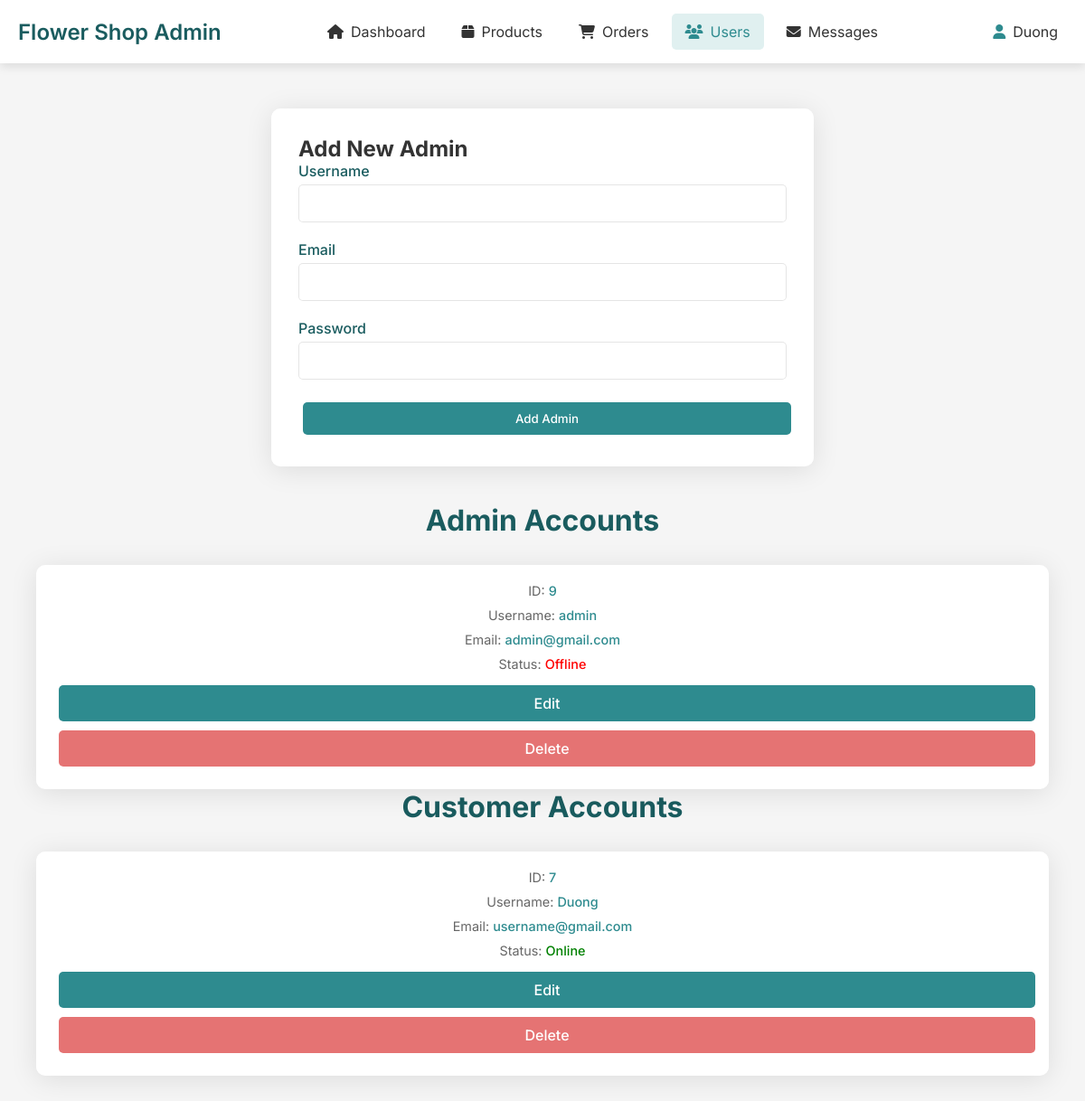
/admin_user.php (signed in), run on an earlier commit of the app's database.
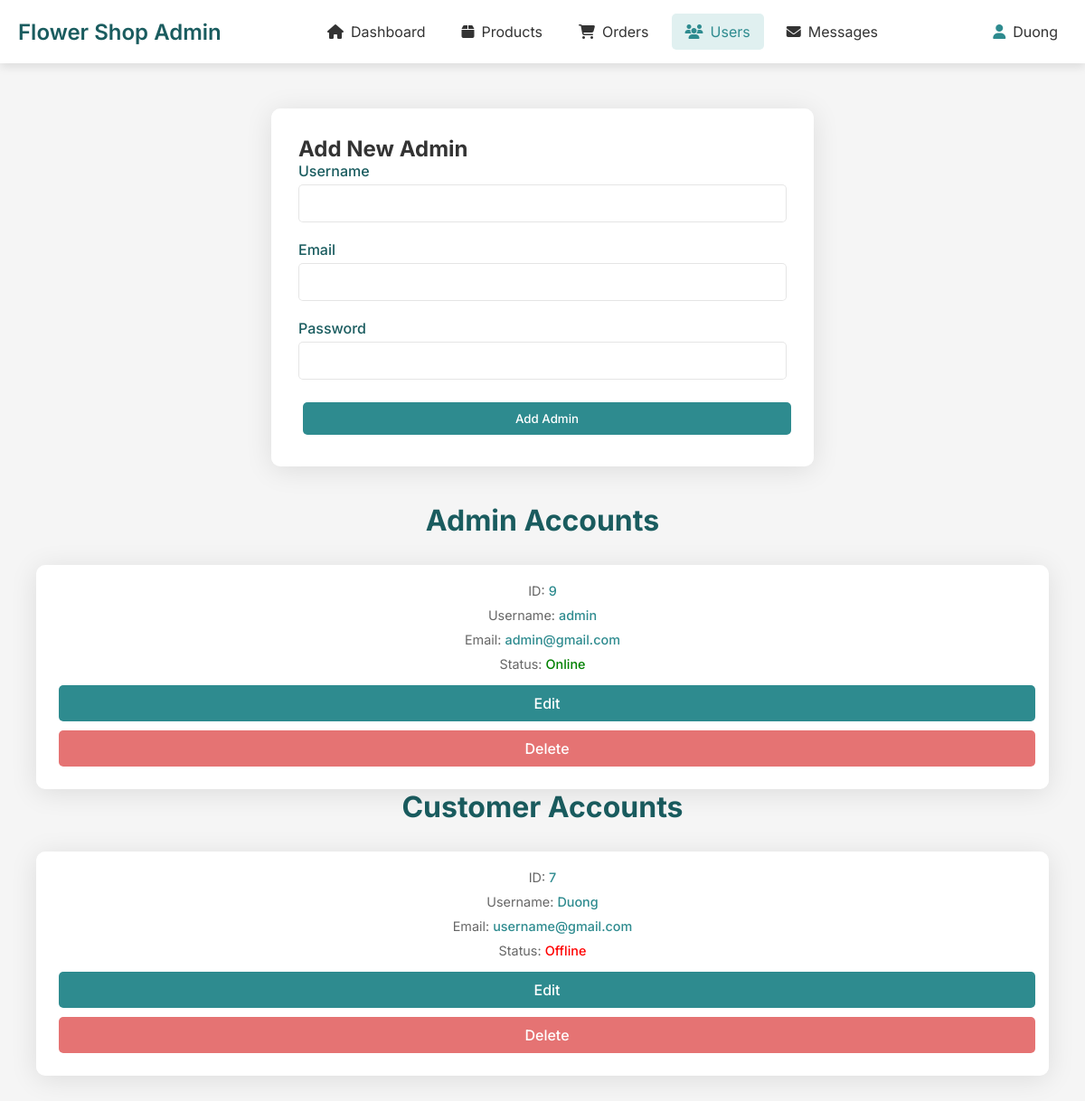
And on a later commit of the database.
### tables this page shows
CREATE TABLE `users` (
  `id` int(100) NOT NULL,
  `name` varchar(255) NOT NULL,
  `email` varchar(255) NOT NULL,
  `password` varchar(255) NOT NULL,
  `status` varchar(255) NOT NULL DEFAULT 'Offline',
  `user_type` varchar(255) NOT NULL DEFAULT 'user',
  `remeber_token` varchar(255) DEFAULT NULL
);

### admin_user.php (the view, shortened to what this page needs)
<?php
include 'connection.php';
?>
<!DOCTYPE html>
<html lang="en">
<head>
    <link rel="stylesheet" href="https://cdnjs.cloudflare.com/ajax/libs/font-awesome/6.4.2/css/all.min.css">
</head>
<body>
    <?php include 'admin_header.php'; ?>
    <div class="container">
        <main class="main-content">
            <section class="add-admin">
                <form method="post" action="">
                    <h1>Add New Admin</h1>
                    <div class="input-field">
                        <label>Username</label>
                        <input type="text" name="name" required>
                    </div>
                    <div class="input-field">
                        <label>Email</label>
                        <input type="email" name="email" required>
                    </div>
                    <div class="input-field">
                        <label>Password</label>
                        <input type="password" name="password" required>
                    </div>
                    <button type="submit" name="add_admin" class="btn">Add Admin</button>
                </form>
            </section>
            <section class="manage-user">
                <h1>Admin Accounts</h1>
                <div class="box-container">
                    <?php
                        function display_users($user_type) {
                            global $conn;
                            $stmt = $conn->prepare("SELECT * FROM users WHERE user_type = ?");
                            $stmt->bind_param("s", $user_type);
                            $stmt->execute();
                            $result = $stmt->get_result();
                            if ($result->num_rows > 0) {
                                while ($user = $result->fetch_assoc()) {
                    ?>
                    <div class="box">
                        <p>ID: <span><?php echo htmlspecialchars($user['id']); ?></span></p>
                        <p>Username: <span><?php echo htmlspecialchars($user['name']); ?></span></p>
                        <p>Email: <span><?php echo htmlspecialchars($user['email']); ?></span></p>
                        <p>Status: <span style="color: <?php echo $user['status'] === 'Online' ? 'green' : 'red'; ?>">
                            <?php echo htmlspecialchars(ucfirst($user['status'])); ?></span></p>
                        <a href="#" class="btn"
                           onclick="openEditModal(<?php echo htmlspecialchars($user['id']); ?>,
                           '<?php echo htmlspecialchars($user['name']); ?>',
                           '<?php echo htmlspecialchars($user['email']); ?>',
                           '<?php echo htmlspecialchars($user['status']); ?>',
                           '<?php echo htmlspecialchars($user['user_type']); ?>')">Edit</a>
                        <a href="?delete=<?php echo htmlspecialchars($user['id']); ?>"
                           class="btn delete"
                           onclick="return confirm('Delete this user?')">Delete</a>
                    </div>
                    <?php
                                }
                            }
                        }
                        display_users('admin');
                    ?>
                </div>
            </section>
            <section class="manage-user">
                <h1>Customer Accounts</h1>
                <div class="box-container">
                    <?php display_users('user'); ?>
                </div>
            </section>
        </main>
    </div>
</body>
</html>

### admin_header.php (shortened to what this page needs)
<!DOCTYPE html>
<html lang="en">
<head>
    <link rel="stylesheet" href="https://cdnjs.cloudflare.com/ajax/libs/font-awesome/6.4.2/css/all.min.css">
</head>
<body>
    <header class="header">
        <nav class="navbar">
            <a href="admin.php" class="logo">Flower Shop Admin</a>
            <div class="nav-links" id="nav-links">
                <a href="admin.php" <?php echo basename($_SERVER['PHP_SELF']) == 'admin.php' ? 'class="active"' : ''; ?>><i class="fas fa-home"></i> Dashboard</a>
                <a href="admin_product.php" <?php echo basename($_SERVER['PHP_SELF']) == 'admin_product.php' ? 'class="active"' : ''; ?>><i class="fas fa-box"></i> Products</a>
                <a href="admin_orders.php" <?php echo basename($_SERVER['PHP_SELF']) == 'admin_orders.php' ? 'class="active"' : ''; ?>><i class="fas fa-shopping-cart"></i> Orders</a>
                <a href="admin_user.php" <?php echo basename($_SERVER['PHP_SELF']) == 'admin_user.php' ? 'class="active"' : ''; ?>><i class="fas fa-users"></i> Users</a>
                <a href="admin_message.php" <?php echo basename($_SERVER['PHP_SELF']) == 'admin_message.php' ? 'class="active"' : ''; ?>><i class="fas fa-envelope"></i> Messages</a>
            </div>
            <div class="user-menu" id="user-menu">
                <div class="user-toggle">
                    <i class="fas fa-user"></i>
                    <span><?php echo htmlspecialchars($_SESSION['admin_name']); ?></span>
                </div>
            </div>
        </nav>
    </header>
</body>
</html>

### admin_user.php (style rules this page uses)
* { margin: 0; padding: 0; box-sizing: border-box; font-family: 'Inter', sans-serif; }
body { background: #f5f5f5; color: #333; }
.container { padding-top: 80px; }
.main-content { flex: 1; padding: 40px; }
.manage-user h1 { font-size: 2rem; color: #1a5c5f; margin-bottom: 30px; text-align: center; }
.add-admin form { background: rgba(255, 255, 255, 0.95); backdrop-filter: blur(10px); padding: 30px; border-radius: 10px; box-shadow: 0 4px 30px rgba(0, 0, 0, 0.1); max-width: 600px; margin: 0 auto 40px; }
.input-field { margin-bottom: 20px; }
.input-field label { display: block; font-weight: 500; color: #1a5c5f; margin-bottom: 5px; }
.input-field input, .input-field select { width: 100%; padding: 12px; border: 1px solid rgba(0, 0, 0, 0.1); border-radius: 5px; background: rgba(255, 255, 255, 0.5); transition: border-color 0.3s; }
.box-container { display: grid; grid-template-columns: repeat(auto-fit, minmax(300px, 1fr)); gap: 20px; }
.box { background: rgba(255, 255, 255, 0.95); backdrop-filter: blur(10px); padding: 20px; border-radius: 10px; box-shadow: 0 4px 30px rgba(0, 0, 0, 0.1); transition: transform 0.3s; text-align: center; }
.box p { font-size: 0.9rem; color: #666; margin-bottom: 10px; }
.box p span { color: #2e8b8f; font-weight: 500; }
.btn { background: #2e8b8f; color: white; padding: 8px 15px; border: none; border-radius: 5px; cursor: pointer; font-weight: 500; transition: background 0.3s, transform 0.2s; text-decoration: none; display: inline-block; margin: 5px; }
.btn.delete { background: #e57373; }

### admin_header.php (style rules this page uses)
* { margin: 0; padding: 0; box-sizing: border-box; font-family: 'Inter', sans-serif; }
.header { background: rgba(255, 255, 255, 0.95); backdrop-filter: blur(10px); box-shadow: 0 4px 10px rgba(0, 0, 0, 0.1); position: fixed; top: 0; left: 0; width: 100%; z-index: 1000; padding: 15px 20px; }
.navbar { display: flex; align-items: center; justify-content: space-between; max-width: 1200px; margin: 0 auto; }
.navbar .logo { font-size: 1.5rem; color: #1a5c5f; font-weight: 600; text-decoration: none; }
.nav-links { display: flex; align-items: center; }
.nav-links a { display: flex; align-items: center; padding: 10px 15px; color: #333; text-decoration: none; border-radius: 5px; margin: 0 5px; transition: background 0.3s, color 0.3s; }
.nav-links a i { margin-right: 8px; }
.nav-links a:hover, .nav-links a.active { background: #e0f0f0; color: #2e8b8f; }
.user-menu { position: relative; display: flex; align-items: center; }
.user-menu .user-toggle { display: flex; align-items: center; padding: 10px; color: #333; cursor: pointer; border-radius: 5px; transition: background 0.3s; }
.user-menu .user-toggle i { margin-right: 8px; color: #2e8b8f; }
.btn { background: #2e8b8f; color: white; padding: 10px; border: none; border-radius: 5px; cursor: pointer; width: 100%; font-weight: 500; transition: background 0.3s, transform 0.2s; text-align: center; }

What changed in the data, as far as the page shows it:
changed users "admin": status "Offline" → "Online"
changed users "Duong": status "Online" → "Offline"
